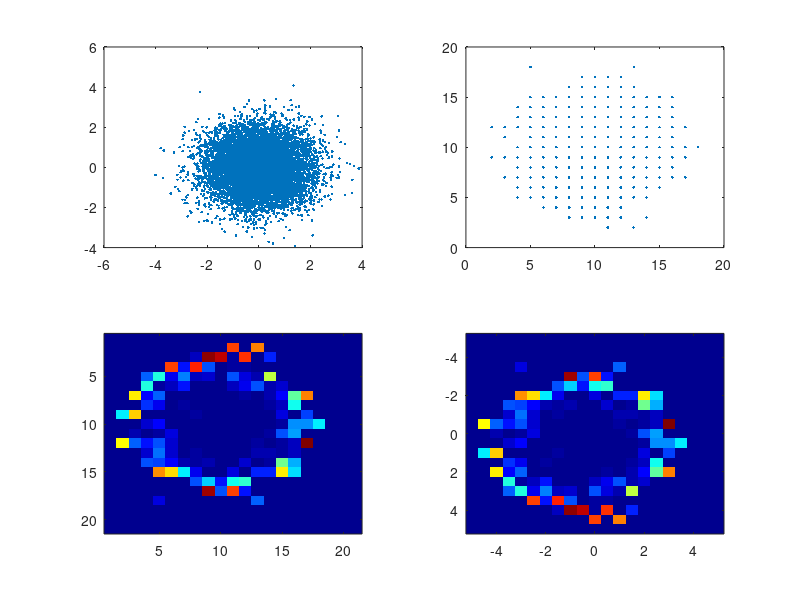

MATLAB code to generate this figure:
close all;
% generate points in x-y coordinate
p = randn(10000,2);
figure(1),subplot(2,2,1),plot(p(:,1),p(:,2),'.');

% set bins
nLow = -5; nHigh = 5;
stepSize = 0.5;

% transform to integer values based on stepSize
% 0.5 is an offset so the number lies between the bin boundaries
p2 = floor(p/stepSize + 0.5);

% make every value positive with offset that is the length of bins
p3 = p2 - nLow/stepSize;
figure(1),subplot(2,2,2),plot(p3(:,1),p3(:,2),'.');

% make it 1D so that you can use the function 'unique'
% factor1D is some arbitrary large number
factor1D = 1000;
p4 = p3(:,1)+p3(:,2)*factor1D;

%type "doc unique" in command line for its description
[a,b,c] = unique(p4);

%generate bin matrix
im = zeros((nHigh-nLow)/stepSize+1);

%the only loop that is the size of 2D bin
for i = 1:length(a)
    im(floor(a(i)/factor1D),rem(a(i),factor1D)) = b(i);
end

figure(1),subplot(2,2,3),imagesc(im)

%plot the graph in the same as the original coordinate
figure(1),subplot(2,2,4),imagesc(nLow:stepSize:nHigh,nLow:stepSize:nHigh,flipud(im))

colormap jet